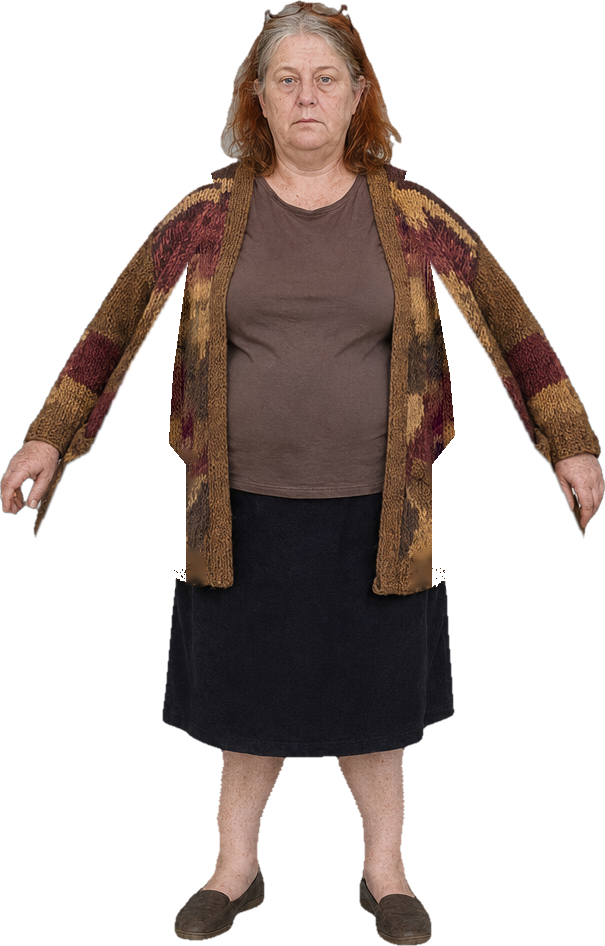
#> input picture art-source/characters/rosie/apose-front.png, 605 x 946 px, found by its file name
$ python back.py
#> lines starting #> are read from the running program, lines starting #| are printed output that depends on the picture; after the words box and inside, x2 and y2 are one past the last pixel; in counts of white or black regions, pixels touching at a corner belong together; pictures that were not available may be replaced by others from this repository, and a replacement may not be noted
# Synthesised back view (the sheet has no back): mirrored A-pose silhouette; hair from the rear of the profile's head;
# cardigan back from the profile's knit (the real pattern, re-mapped); sleeves/hands/skirt/legs/shoes mirrored from the front.
import numpy as np, cv2
from PIL import Image
fr = np.array(Image.open('apose-front.png').convert('RGBA')); bm = np.array(Image.open('apose-bodymask.png')) > 0
#> further down, fr is the input picture: shape (946, 605, 4); mean R, G, B, A 67.1, 50.5, 43.4, 101.9
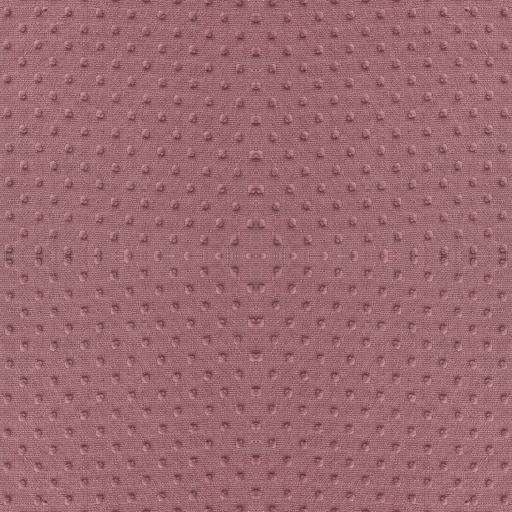
#> input picture images/assets/bedspread-rose.png, 1024 x 1024 px, given in place of apose-bodymask.png, which was not available (shown at 1/2 size)
#> after `bm = np.array(Image.open('apose-bodymask.png')) > 0`: bm: shape (1024, 1024, 3) bool; every value is 1
pr = np.array(Image.open('../../assets/rosie-profile.png').convert('RGBA'))
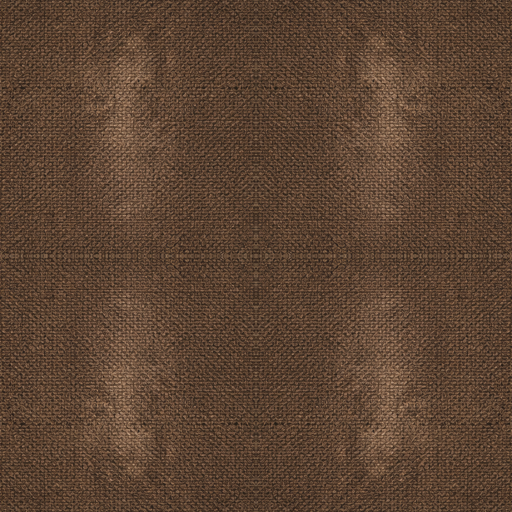
#> input picture images/assets/carpet-brown.png, 1024 x 1024 px, given in place of rosie-profile.png, which was not available (shown at 1/2 size)
fr = fr[:, ::-1].copy(); bm = bm[:, ::-1].copy()
#> after `fr = fr[:, ::-1].copy()`:
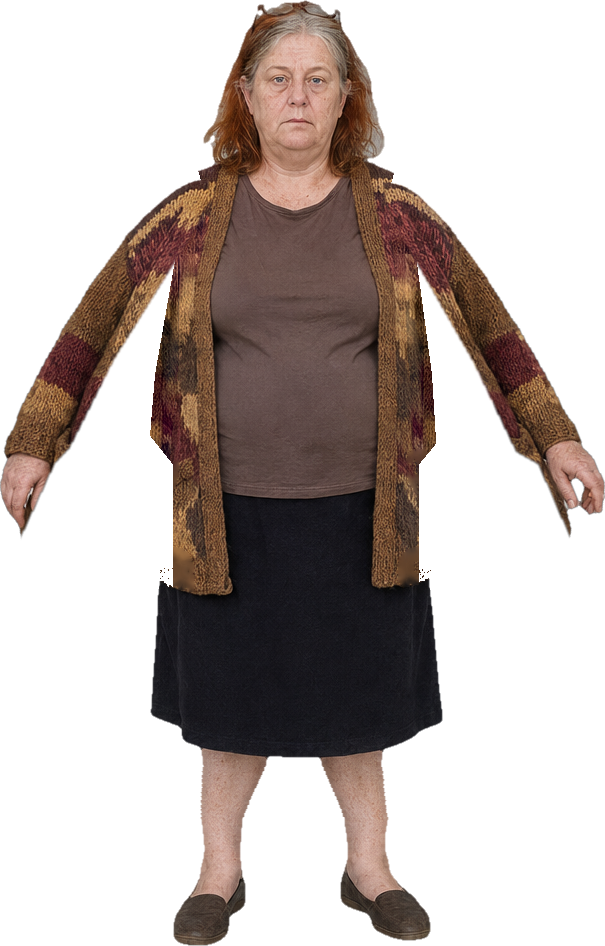
#> fr: shape (946, 605, 4); mean R, G, B, A 67.1, 50.5, 43.4, 101.9; transparent parts drawn white
H, W = fr.shape[:2]; out = fr.copy()
#> after `H, W = fr.shape[:2]`: H = 946; W = 605
pa = pr[..., 3] > 128
#> pa: shape (1024, 1024) bool; every value is 1
_, (iy, ix) = __import__('scipy.ndimage', fromlist=['x']).distance_transform_edt(~pa, return_indices=True)
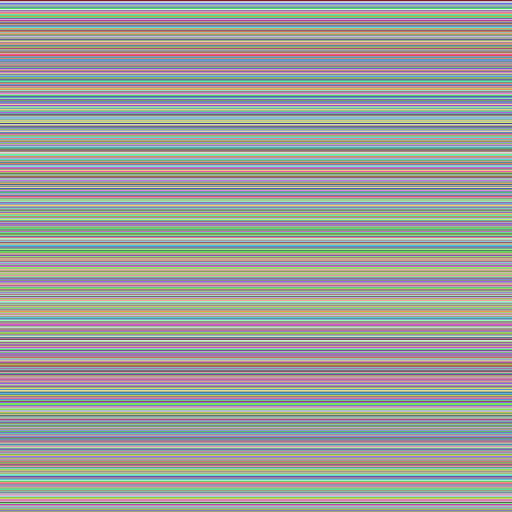
#> iy: shape (1024, 1024) int32 (shown at 1/2 size); 1024 distinct labels, from 0 to 1023; one colour per label, 0 black
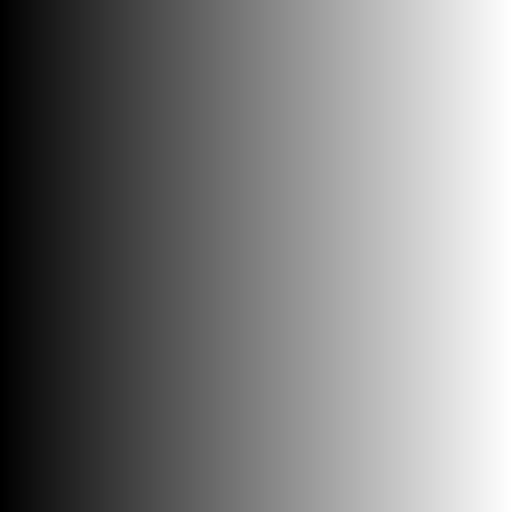
#> ix: shape (1024, 1024) int32 (shown at 1/2 size); min 0, max 1023, mean 511.5; drawn with min black and max white
prf = pr[iy, ix].copy()   # colour pushed past the silhouette so every lookup is opaque
pf = np.argmax(pa, 1); pl = pr.shape[1] - 1 - np.argmax(pa[:, ::-1], 1)
#> after `pf = np.argmax(pa, 1)`: pf = 1024 values from 0 to 0
#> after `pl = pr.shape[1] - 1 - np.argmax(pa[:, ::-1], 1)`: pl = 1024 values from 1023 to 1023
a = fr[..., 3] > 128
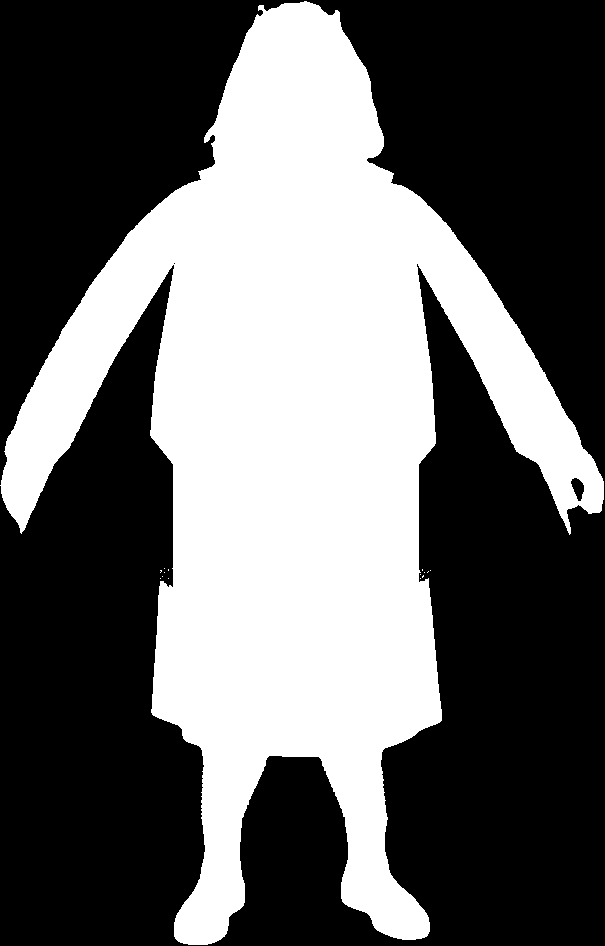
#> a: shape (946, 605) bool; 39.9% white; 15 white regions (14 under 20 px), largest, box (x1, y1, x2, y2) and area: (0, 1, 604, 945) 228334
NECK, HEM = 172, 592
def samp(img, u, v):
    return cv2.remap(img, u.astype(np.float32), v.astype(np.float32), cv2.INTER_LINEAR, borderMode=cv2.BORDER_REPLICATE)
# hair: rows 0..NECK+14 of the head silhouette -> profile head rows 6..178, columns across the rear half of the head (x 38..128)
rows = np.arange(0, NECK + 14)
for r in rows:
    xs = np.nonzero(a[r])[0]
    if len(xs) == 0: continue
    if r > NECK - 6: xs = xs[np.abs(xs - W / 2) < 80]   # only hair width at the shoulders
    if len(xs) == 0: continue
    x0, x1 = xs.min(), xs.max(); t = (xs - x0) / max(x1 - x0, 1)
    vr = int(6 + r / (NECK + 14) * 172.0); v = np.full(len(xs), float(vr))
    u = pf[vr] + 2 + t * max(0.40 * (pl[vr] - pf[vr]), 10)
    # a little centre parting darkening + sine sweep so it doesn't look like a straight stretch
    u = u + 6 * np.sin(t * 9.0 + r * 0.05)
    c = samp(prf, u[None, :], v[None, :])[0]
    out[r, xs, :3] = c[:, :3]; out[r, xs, 3] = 255
#> this loop made 186 passes
#> (x0, x1) on passes 4 to 6: (284, 312), (281, 315), (259, 318)
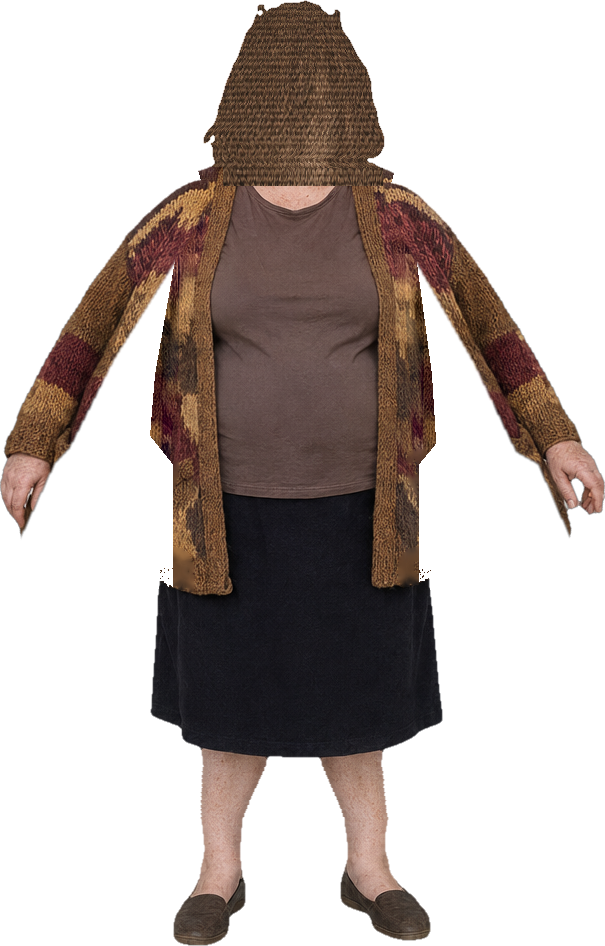
#> out: shape (946, 605, 4); 4.36% of pixels changed, all inside (x1, y1, x2, y2) = (204, 1, 384, 186); transparent parts drawn white
# cardigan back over the torso body mask between NECK and HEM
for r in range(NECK, HEM):
    xs = np.nonzero(bm[r])[0]
    if len(xs) == 0: continue
    x0, x1 = xs.min(), xs.max(); t = (xs - x0) / max(x1 - x0, 1)
    v = np.full(len(xs), 185 + (r - NECK) / (HEM - NECK) * (590 - 185), np.float32)
    u = 30 + t * 100
    c = samp(prf, u[None, :], v[None, :])[0]
#> (the run stopped early here; a loop or call above may not have finished)
